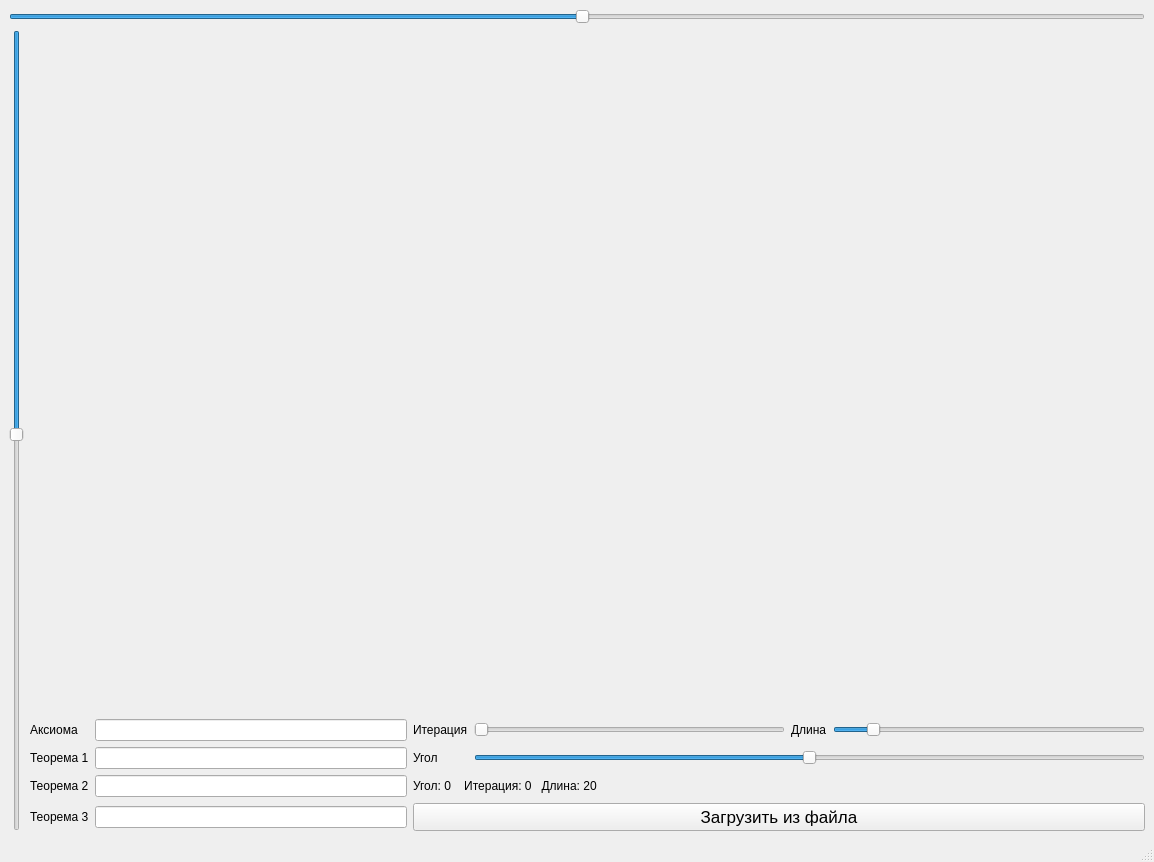
<?xml version="1.0" encoding="UTF-8"?>
<ui version="4.0">
 <class>MainWindow</class>
 <widget class="QMainWindow" name="MainWindow">
  <property name="geometry">
   <rect>
    <x>0</x>
    <y>0</y>
    <width>1154</width>
    <height>862</height>
   </rect>
  </property>
  <property name="windowTitle">
   <string>Задание 7</string>
  </property>
  <widget class="QWidget" name="centralwidget">
   <layout class="QGridLayout" name="gridLayout">
    <item row="0" column="0" colspan="7">
     <widget class="QSlider" name="slider_x">
      <property name="value">
       <number>50</number>
      </property>
      <property name="orientation">
       <enum>Qt::Horizontal</enum>
      </property>
     </widget>
    </item>
    <item row="9" column="2">
     <widget class="QLineEdit" name="line_teo1"/>
    </item>
    <item row="1" column="0" rowspan="11">
     <widget class="QSlider" name="slider_y">
      <property name="value">
       <number>50</number>
      </property>
      <property name="orientation">
       <enum>Qt::Vertical</enum>
      </property>
      <property name="invertedAppearance">
       <bool>true</bool>
      </property>
     </widget>
    </item>
    <item row="9" column="4" colspan="3">
     <widget class="QSlider" name="slider_angle">
      <property name="minimum">
       <number>-180</number>
      </property>
      <property name="maximum">
       <number>180</number>
      </property>
      <property name="orientation">
       <enum>Qt::Horizontal</enum>
      </property>
     </widget>
    </item>
    <item row="10" column="2">
     <widget class="QLineEdit" name="line_teo2"/>
    </item>
    <item row="11" column="2">
     <widget class="QLineEdit" name="line_teo3"/>
    </item>
    <item row="9" column="3">
     <widget class="QLabel" name="lbl_angle">
      <property name="text">
       <string>Угол</string>
      </property>
     </widget>
    </item>
    <item row="11" column="3" colspan="4">
     <widget class="QPushButton" name="btn">
      <property name="font">
       <font>
        <pointsize>13</pointsize>
       </font>
      </property>
      <property name="text">
       <string>Загрузить из файла</string>
      </property>
     </widget>
    </item>
    <item row="10" column="3" colspan="4">
     <widget class="QLabel" name="lbl_info">
      <property name="text">
       <string>Угол: 0    Итерация: 0   Длина: 20</string>
      </property>
     </widget>
    </item>
    <item row="11" column="1">
     <widget class="QLabel" name="lbl_teo3">
      <property name="text">
       <string>Теорема 3</string>
      </property>
     </widget>
    </item>
    <item row="10" column="1">
     <widget class="QLabel" name="lbl_teo2">
      <property name="text">
       <string>Теорема 2</string>
      </property>
     </widget>
    </item>
    <item row="9" column="1">
     <widget class="QLabel" name="lbl_teo1">
      <property name="text">
       <string>Теорема 1</string>
      </property>
     </widget>
    </item>
    <item row="8" column="1">
     <widget class="QLabel" name="lbl_aks">
      <property name="text">
       <string>Аксиома</string>
      </property>
     </widget>
    </item>
    <item row="8" column="2">
     <widget class="QLineEdit" name="line_aks"/>
    </item>
    <item row="8" column="3">
     <widget class="QLabel" name="lbl_iter">
      <property name="text">
       <string>Итерация</string>
      </property>
     </widget>
    </item>
    <item row="8" column="4">
     <widget class="QSlider" name="slider_iter">
      <property name="minimum">
       <number>1</number>
      </property>
      <property name="maximum">
       <number>10</number>
      </property>
      <property name="orientation">
       <enum>Qt::Horizontal</enum>
      </property>
     </widget>
    </item>
    <item row="8" column="5">
     <widget class="QLabel" name="lbl_l">
      <property name="text">
       <string>Длина</string>
      </property>
     </widget>
    </item>
    <item row="8" column="6">
     <widget class="QSlider" name="slider_l">
      <property name="minimum">
       <number>10</number>
      </property>
      <property name="maximum">
       <number>100</number>
      </property>
      <property name="value">
       <number>20</number>
      </property>
      <property name="orientation">
       <enum>Qt::Horizontal</enum>
      </property>
     </widget>
    </item>
    <item row="1" column="1" rowspan="7" colspan="6">
     <widget class="QLabel" name="label">
      <property name="font">
       <font>
        <pointsize>18</pointsize>
       </font>
      </property>
      <property name="text">
       <string/>
      </property>
      <property name="alignment">
       <set>Qt::AlignCenter</set>
      </property>
     </widget>
    </item>
   </layout>
  </widget>
  <widget class="QMenuBar" name="menubar">
   <property name="geometry">
    <rect>
     <x>0</x>
     <y>0</y>
     <width>1154</width>
     <height>26</height>
    </rect>
   </property>
  </widget>
  <widget class="QStatusBar" name="statusbar"/>
 </widget>
 <resources/>
 <connections/>
</ui>
